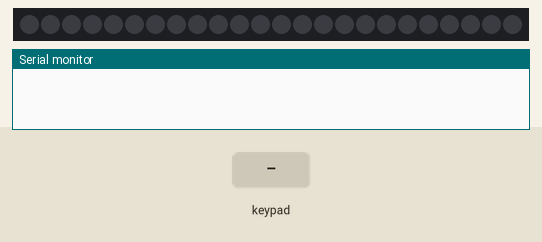
The sketch below on a simulated Arduino Uno, built with avr-gcc and run on an emulated ATmega328P. On the bench: 24 RGB LEDs in strip order, left to right, the last lines printed to the serial monitor. Wiring (inferred from the names in the program): 4×4 keypad with keys 1 2 3 A 4 5 6 B 7 8 9 C * 0 # D: rows pin 11, pin 10, pin 9, pin 8; columns pin 7, pin 6, pin 5, pin 4. The test bench sets the inputs (shaded band).

Above: at 1.2 s.
1.3 s: keypad keys 1 A C 9 1 B D pressed 0.4 s apart
At 1.7 s:
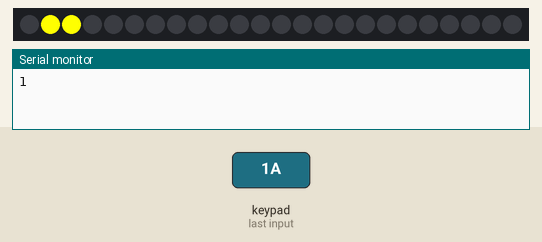
At 10.9 s:
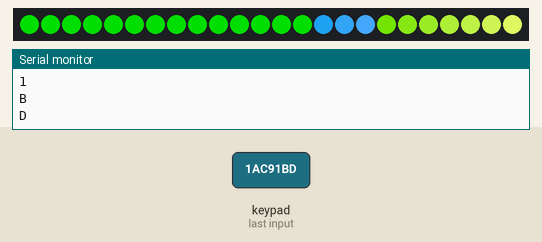

Measured:
- after the input at 1.3 s, the LEDs: change after 0.20 s (image 1)

The sketch:

exercise3.ino
```cpp
/**
 * This program is a simple implementation of a keypad and an LED ring.
 * The user can input an address using the keypad and the program will check if the address is correct.
 * If the address is correct, the LED ring will light up in a green-blue mix and flash yellow.
 * If the address is incorrect, the LED ring will light up in red and flash red.
 * The program uses the Adafruit NeoPixel library to control the LED ring.
 *
 * Work Packages 6: Exercise 3 - STARGATE
 * DIT633 Development of embedded and Real-Time Systems
 *
 * Authors: William Andersson, Joshua Chiu Falck, Adam Faundez Laurokari, 2024
 * Group: 1
 * Submission code: 890390
 **/

// Libraries
#include <Adafruit_NeoPixel.h>
#include <string.h>

// Definitions
#define LED_COUNT 24  // Number of LEDs in the ring
#define RING_PIN 2    // Pin for the LED ring

// Matrix for characters for the 4x4 keypad
char char_matrix[4][4] = {
    {'1', '2', '3', 'A'},
    {'4', '5', '6', 'B'},
    {'7', '8', '9', 'C'},
    {'*', '0', '#', 'D'}};

int row_pins[4] = {11, 10, 9, 8};  // Pins for the rows
int col_pins[4] = {7, 6, 5, 4};    // Pins for the columns

// Matrix for the correct address, 8 addresses with 7 characters each (7 characters + NULL character)
char correct_address[8][8] = {
    "1AC91BD",
    "342824A",
    "6D1732B",
    "52A64AC",
    "413553A",
    "34246CC",
    "23B393B",
    "9999999"};

char input[8];        // Array to store the input
int input_index = 0;  // Index for the input array

Adafruit_NeoPixel strip = Adafruit_NeoPixel(LED_COUNT, RING_PIN, NEO_GRB + NEO_KHZ800);  // Initialize the LED ring

void setup() {
    Serial.begin(9600);                      // Start serial communication
    for (int i = 0; i < 4; i++) {            // Loop through each row and column:
        pinMode(row_pins[i], OUTPUT);        // Set row pins to OUTPUT
        digitalWrite(row_pins[i], HIGH);     // Set row pins to HIGH
        pinMode(col_pins[i], INPUT_PULLUP);  // Set column pins to INPUT_PULLUP
    }
    strip.begin();  // Call the begin method on the LED strip to start it
    strip.clear();  // Clear the LED strip

    input[8] = '\0';  // Set the last character of the input array to NULL character
}

void loop() {
    char key = get_key();          // Get the key from the keypad
    if (key != '\0') {             // If a key is pressed:
        Serial.println(key);       // Print the key to the serial monitor
        input[input_index] = key;  // Set the input at the input index to the pressed key
        input_index++;             // Increment the input index

        strip.setPixelColor(input_index * 2, strip.Color(255, 255, 0));
        strip.setPixelColor(input_index * 2 - 1, strip.Color(255, 255, 0));
        strip.show();
    }

    if (input_index == 7) {               // If the input index is 7:
        check_address();                  // Call the check_address function
        input_index = 0;                  // Reset the input index to 0
        memset(input, 0, sizeof(input));  // Clear the input array
    }
}

char get_key() {
    char key = '\0';  // Initialize key to NULL character

    for (int i = 0; i < 4; i++) {        // Scan each row
        digitalWrite(row_pins[i], LOW);  // Set row pin to LOW

        for (int j = 0; j < 4; j++) {  // Read each column pin

            if (digitalRead(col_pins[j]) == LOW) {  // If the button is pressed:
                key = char_matrix[i][j];            // Get the key from the matrix
                delay(200);                         // Debounce delay
            }
        }

        digitalWrite(row_pins[i], HIGH);  // Set row pin back to HIGH
    }

    return key;  // Return the pressed key
}

// Function to check the address
void check_address() {
    strip.clear();  // Clear the LED strip

    int red = 0, green = 0, blue = 0, start_light = 0, correct = 1;  // Initialize variables

    for (int i = 0; i < 7; i++) {  // Loop through each character in the input

        for (int j = start_light; j < 24; j++) {  // Loop through each LED

            strip.setPixelColor(j % 24, strip.Color(red, green, blue));  // Set the color of the LED
            strip.show();                                                // Show the LED strip

            red = (red + 20) % 255;      // Increment red by 5 and take the modulo 255
            green = (green + 10) % 255;  // Increment green by 10 and take the modulo 255
            blue = (blue + 15) % 255;    // Increment blue by 15 and take the modulo 255

            delay(50);  // Delay for 100 milliseconds
        }

        if (i == 6) {  // If the last character is reached:
            break;     // Break the loop
        }              // The operation below is done differently for the last character

        strip.setPixelColor(start_light, strip.Color(0, 150, 0));      // Set the color of the LED to green
        strip.setPixelColor(start_light + 1, strip.Color(0, 150, 0));  // Set the color of the LED to green

        strip.show();  // Show the LED strip

        start_light = start_light + 2;  // Increment the start light by 2
    }

    // check if the input matches any address with strcmp
    for (int i = 0; i < 8; i++) {
        if (strcmp(input, correct_address[i]) == 0) {
            strip.setPixelColor(start_light, strip.Color(0, 150, 0));      // Set the color of the LED to green
            strip.setPixelColor(start_light + 1, strip.Color(0, 150, 0));  // Set the color of the LED to green

            strip.show();  // Show the LED strip

            delay(1000);  // Delay for 1000 milliseconds

            found_correct_address();  // Call the found_correct_address function
            return;                   // Return from the function
        }
    }

    strip.setPixelColor(start_light, strip.Color(150, 0, 0));      // Set the color of the LED to red
    strip.setPixelColor(start_light + 1, strip.Color(150, 0, 0));  // Set the color of the LED to red

    strip.show();  // Show the LED strip

    delay(1000);  // Delay for 1000 milliseconds

    found_wrong_address();  // Call the found_wrong_address function
    return;                 // Return from the function
}

// Function to indicate that the wrong address was found
void found_wrong_address() {
    for (int i = 0; i < 24; i++) {                       // Loop through each LED
        strip.setPixelColor(i, strip.Color(150, 0, 0));  // Set the color of the LED to red
        strip.show();                                    // Show the LED strip
        delay(100);                                      // Delay for 100 milliseconds
    }

    strip.clear();  // Clear the LED strip
    delay(500);     // Delay for 500 milliseconds
    strip.show();   // Show the LED strip

    for (int i = 0; i < 3; i++) {                            // Blink 5 times
        for (int j = 0; j < 24; j++) {                       // Loop through each LED
            strip.setPixelColor(j, strip.Color(255, 0, 0));  // Set the color of the LED to red
        }
        strip.show();  // Show the LED strip
        delay(500);    // Delay for 500 milliseconds

        strip.clear();  // Clear the LED strip
        strip.show();   // Show the LED strip
        delay(500);     // Delay for 500 milliseconds
    }

    // Cleanup
    strip.clear();  // Clear the LED strip
    strip.show();   // Show the LED strip
}

// Function to indicate that the correct address was found
void found_correct_address() {
    for (int i = 0; i < 24; i++) {                        // Loop through each LED
        strip.setBrightness(10 * i);                      // Set the brightness of the LED
        strip.setPixelColor(i, strip.Color(0, 69, 100));  // Set the color of the LED to a green-blue mix
        strip.show();                                     // Show the LED strip
        delay(100);                                       // Delay for 100 milliseconds
    }

    strip.setBrightness(255);  // Set the brightness to maximum

    // Flashing all LEDs
    for (int j = 0; j < 6; j++) {  // Repeat the flashing 6 times

        for (int i = 0; i < 24; i++) {  // Loop through each LED

            // Change color every other loop
            if (j % 2 == 0) {                                     // If j is even:
                strip.setPixelColor(i, strip.Color(0, 69, 100));  // Set the color of the LED to a green-blue mix
            }

            else {                                                 // If j is odd:
                strip.setPixelColor(i, strip.Color(255, 255, 0));  // Set the color of the LED to yellow
            }

            strip.show();  // Show the LED strip
        }

        delay(500);  // Delay for 500 milliseconds
    }

    // Cleanup
    strip.clear();  // Clear the LED strip
    strip.show();   // Show the LED strip
}
```
